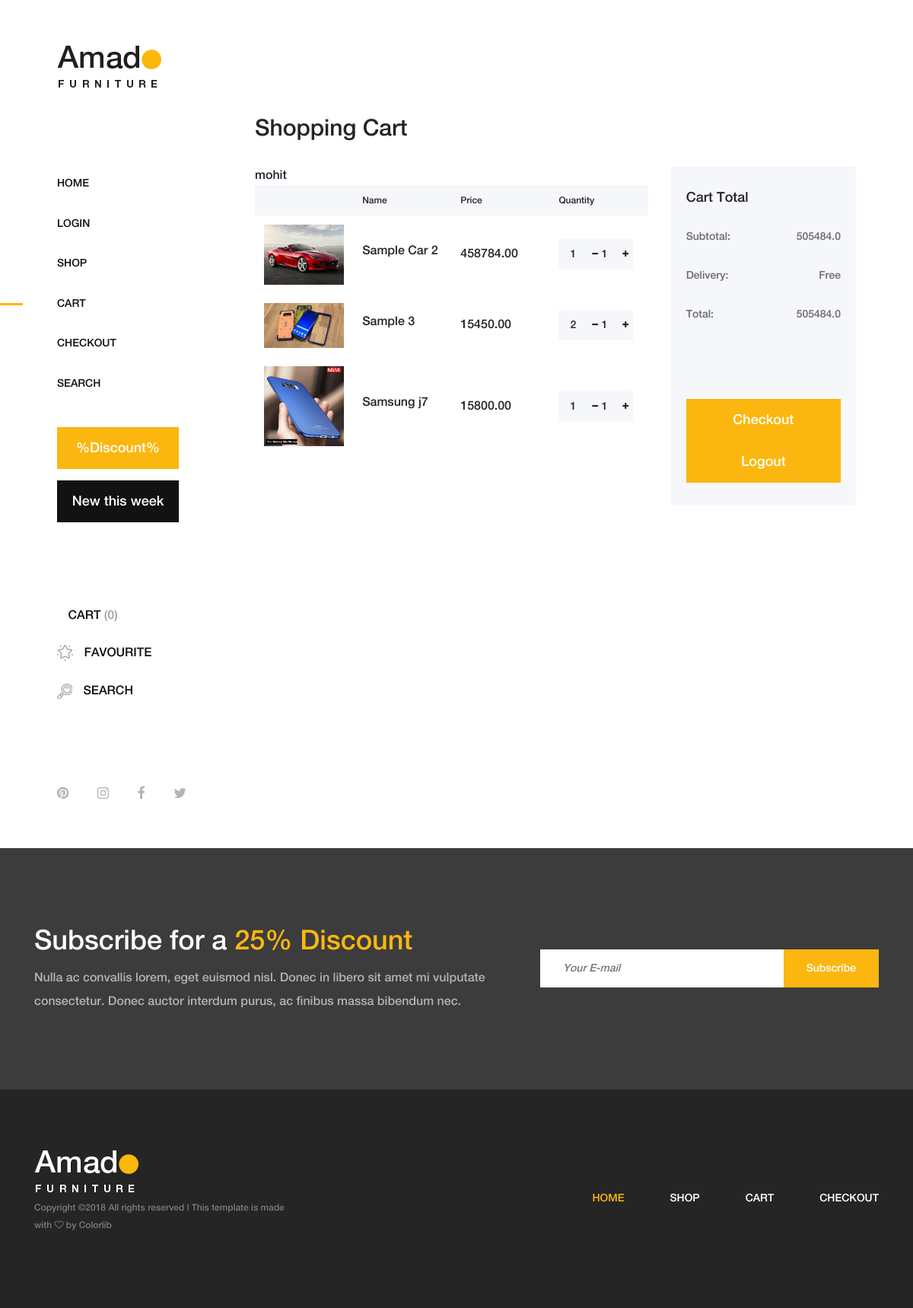
/myapp/cart/ (signed in), run on the app's committed database.
### myapp/models.py (models this page shows, shortened)
class Cart(models.Model):
    user=models.ForeignKey(User)
    product=models.ForeignKey(Product)
    quantity=models.IntegerField()
    total_price=models.FloatField()

class Product(models.Model):
    category=models.ForeignKey(Categories,on_delete=models.CASCADE)
    title = models.CharField(max_length=50)
    description = models.TextField()
    price = models.DecimalField(decimal_places=2, max_digits=10, default=0.00)
    image = models.ImageField(upload_to='picture', null=True, blank=True)

### myapp/views.py (the view)
@login_required(login_url='/myapp/login_user/')
def cart(request):
    all=Cart.objects.filter(user=request.user)
    total=[]
    for i in all:
        total.append(i.total_price)
    return render(request,'cart.html',{
        "all":all,
        "total":sum(total),
        "name":request.user
    })

### myapp/templates/cart.html (shortened to what this page needs)
{% load static %}
<!DOCTYPE html>
<html lang="en">
<head>
    <link rel="stylesheet" href="{% static 'css/core-style.css' %}">
    <link rel="stylesheet" href="{% static 'style.css' %}">
</head>
<body>
    <div class="main-content-wrapper d-flex clearfix">
        <header class="header-area clearfix">
            <div class="logo">
                <a href="/myapp/index/"><img src="{% static 'img/core-img/logo.png' %}" alt=""></a>
            </div>
            <nav class="amado-nav">
                <ul>
                    <li><a href="/myapp/index/">Home</a></li>
                    <li><a href="/myapp/login">Login</a></li>
                    <li><a href="/myapp/shop/">Shop</a></li>
                    <li class="active"><a href="/myapp/cart/">Cart</a></li>
                    <li><a href="/myapp/checkout/">Checkout</a></li>
                    <li><a href="/myapp/search/">Search</a></li>
                </ul>
            </nav>
            <div class="amado-btn-group mt-30 mb-100">
                <a href="#" class="btn amado-btn mb-15">%Discount%</a>
                <a href="#" class="btn amado-btn active">New this week</a>
            </div>
            <div class="cart-fav-search mb-100">
                <a href="/myapp/cart/" class="cart-nav"><img src="{% static 'img/core-img/cart.png' %}'" alt=""> Cart <span>(0)</span></a>
                <a href="#" class="fav-nav"><img src="{% static 'img/core-img/favorites.png' %}" alt=""> Favourite</a>
                <a href="#" class="search-nav"><img src="{% static 'img/core-img/search.png' %}" alt=""> Search</a>
            </div>
            <div class="social-info d-flex justify-content-between">
                <a href="#"><i class="fa fa-pinterest" aria-hidden="true"></i></a>
                <a href="#"><i class="fa fa-instagram" aria-hidden="true"></i></a>
                <a href="#"><i class="fa fa-facebook" aria-hidden="true"></i></a>
                <a href="#"><i class="fa fa-twitter" aria-hidden="true"></i></a>
            </div>
        </header>
        <div class="cart-table-area section-padding-100">
            <div class="container-fluid">
                <div class="row">
                    <div class="col-12 col-lg-8">
                        <div class="cart-title mt-50">
                            <h2>Shopping Cart</h2>
                            {{ name }}
                        </div>
                        <div class="cart-table clearfix">
                            <table class="table table-responsive">
                                <thead>
                                    <tr>
                                        <th></th>
                                        <th>Name</th>
                                        <th>Price</th>
                                        <th>Quantity</th>
                                    </tr>
                                </thead>
                                <tbody>
                                    <tr>
                                        {% for all in all %}
                                            <td class="cart_product_img">
                                            <a href="#"><img src="{{ all.product.image.url }}" alt="Product"></a>
                                        </td>
                                        <td class="cart_product_desc">
                                            <h5>{{ all.product.title }}</h5>
                                        </td>
                                        <td class="price">
                                            <span>{{ all.product.price }}</span>
                                        </td>
                                        <td class="qty">
                                            <div class="qty-btn d-flex">
                                                <p>{{ all.quantity }}</p>
                                                <div class="quantity">
                                                    <span class="qty-minus" onclick="var effect = document.getElementById('qty'); var qty = effect.value; if( !isNaN( qty ) &amp;&amp; qty &gt; 1 ) effect.value--;return false;"><i class="fa fa-minus" aria-hidden="true"></i></span>
                                                    <input type="number" class="qty-text" id="qty" step="1" min="1" max="300" name="quantity" value="1">
                                                    <span class="qty-plus" onclick="var effect = document.getElementById('qty'); var qty = effect.value; if( !isNaN( qty )) effect.value++;return false;"><i class="fa fa-plus" aria-hidden="true"></i></span>
                                                </div>
                                            </div>
                                        </td>
                                        </tr>
                                        {% endfor %}
                                </tbody>
                            </table>
                        </div>
                    </div>
                    <div class="col-12 col-lg-4">
                        <div class="cart-summary">
                            <h5>Cart Total</h5>
                            <ul class="summary-table">
                                <li><span>subtotal:</span> <span>{{ total }}</span></li>
                                <li><span>delivery:</span> <span>Free</span></li>
                                <li><span>total:</span> <span>{{ total }}</span></li>
                            </ul>
                            <div class="cart-btn mt-100">
                                <a href="/myapp/checkout/" class="btn amado-btn w-100">Checkout</a>
                                <a href="/myapp/logout/" class="btn amado-btn w-100">Logout</a>
                            </div>
                        </div>
                    </div>
                </div>
            </div>
        </div>
    </div>
    <section class="newsletter-area section-padding-100-0">
        <div class="container">
            <div class="row align-items-center">
                <div class="col-12 col-lg-6 col-xl-7">
                    <div class="newsletter-text mb-100">
                        <h2>Subscribe for a <span>25% Discount</span></h2>
                        <p>Nulla ac convallis lorem, eget euismod nisl. Donec in libero sit amet mi vulputate consectetur. Donec auctor interdum purus, ac finibus massa bibendum nec.</p>
                    </div>
                </div>
                <div class="col-12 col-lg-6 col-xl-5">
                    <div class="newsletter-form mb-100">
                        <form action="#" method="post">
                            <input type="email" name="email" class="nl-email" placeholder="Your E-mail">
                            <input type="submit" value="Subscribe">
                        </form>
                    </div>
                </div>
            </div>
        </div>
    </section>
    <footer class="footer_area clearfix">
        <div class="container">
            <div class="row align-items-center">
                <div class="col-12 col-lg-4">
                    <div class="single_widget_area">
                        <div class="footer-logo mr-50">
                            <a href="/myapp/index/"><img src="{% static 'img/core-img/logo2.png' %}" alt=""></a>
                        </div>
                        <p class="copywrite">
Copyright &copy;<script>document.write(new Date().getFullYear());</script> All rights reserved | This template is made with <i class="fa fa-heart-o" aria-hidden="true"></i> by <a href="https://colorlib.com" target="_blank">Colorlib</a>
                    </div>
                </div>
                <div class="col-12 col-lg-8">
                    <div class="single_widget_area">
                        <div class="footer_menu">
                            <nav class="navbar navbar-expand-lg justify-content-end">
                                <div class="collapse navbar-collapse" id="footerNavContent">
                                    <ul class="navbar-nav ml-auto">
                                        <li class="nav-item active">
                                            <a class="nav-link" href="/myapp/index/">Home</a>
                                        </li>
                                        <li class="nav-item">
                                            <a class="nav-link" href="/myapp/shop/">Shop</a>
                                        </li>
                                        <li class="nav-item">
                                            <a class="nav-link" href="/myapp/cart/">Cart</a>
                                        </li>
                                        <li class="nav-item">
                                            <a class="nav-link" href="/myapp/checkout/">Checkout</a>
                                        </li>
                                    </ul>
                                </div>
                            </nav>
                        </div>
                    </div>
                </div>
            </div>
        </div>
    </footer>
</body>
</html>

### data on the page
Cart: product.image (picture), product "Sample Car 2", product.price "458784.00", quantity "1"
Cart: product.image (picture), product "Sample 3", product.price "15450.00", quantity "2"
Cart: product.image (picture), product "Samsung j7", product.price "15800.00", quantity "1"

### other printed values
{{ name }} "mohit"
{{ total }} "505484.0"
